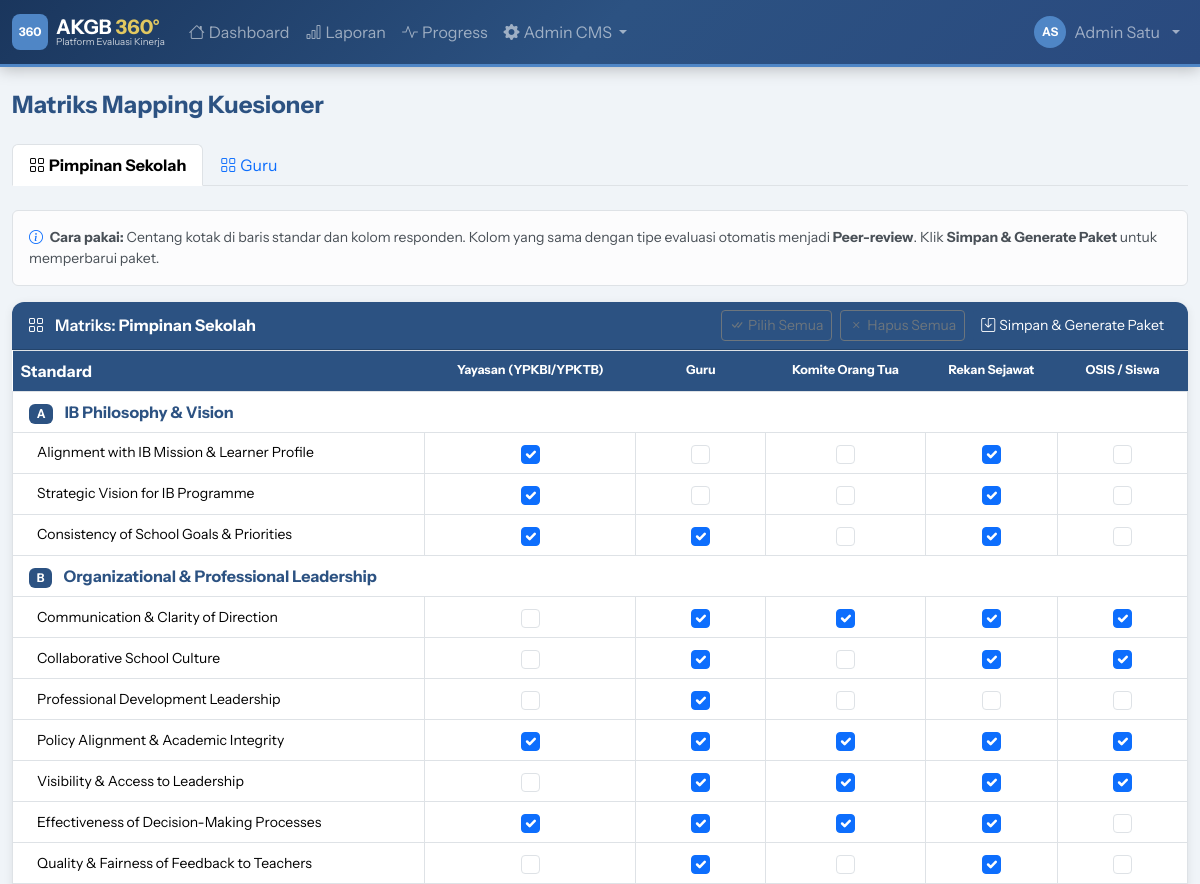
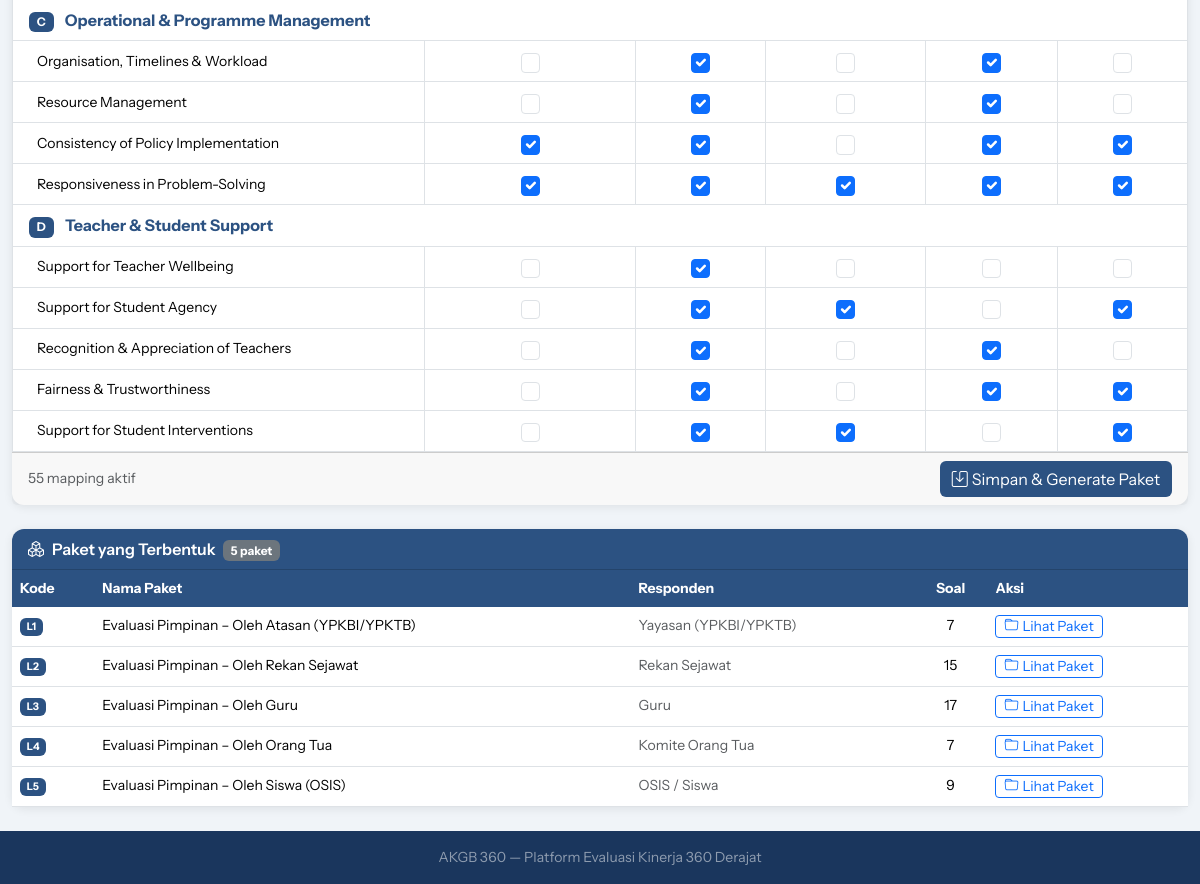
/demo/admin/matrix.php (signed in), run on an earlier commit of the app's database (2 pictures, top to bottom).
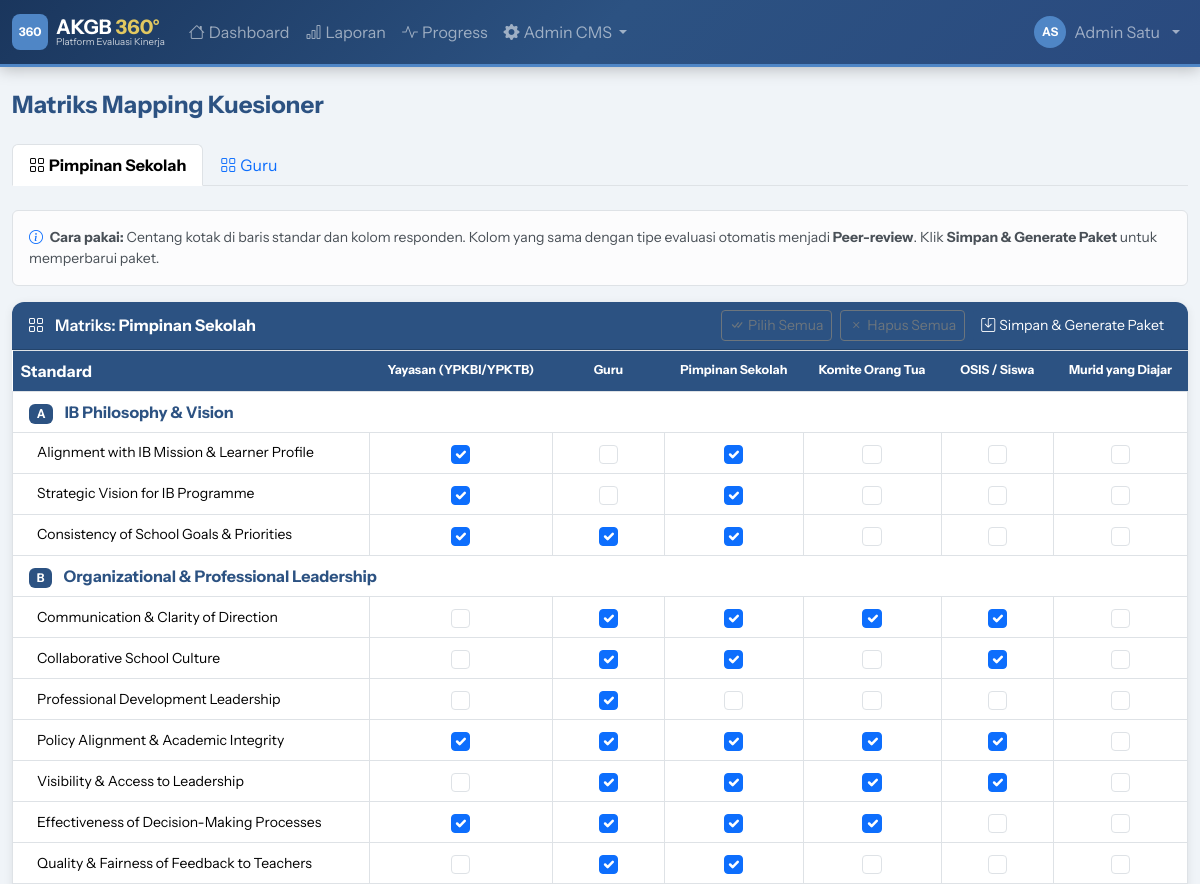
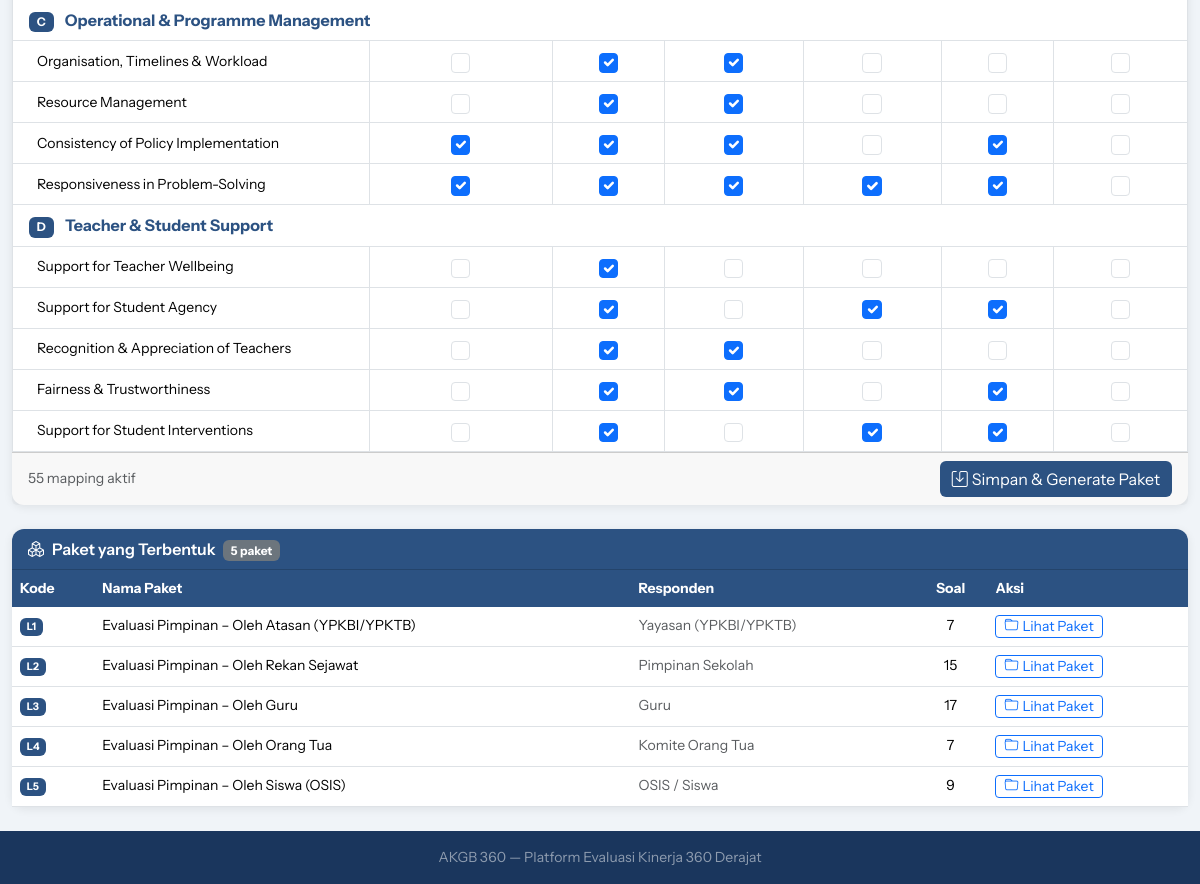
And on a later commit of the database (2 pictures, top to bottom).
### tables this page shows
CREATE TABLE `packages` (
  `id` int NOT NULL AUTO_INCREMENT,
  `code` varchar(20) NOT NULL,
  `name` varchar(200) NOT NULL,
  `eval_type_id` int NOT NULL,
  `period_id` int DEFAULT NULL COMMENT 'NULL = template global, ada nilai = terikat periode',
  `respondent_type` varchar(50) NOT NULL,
  `description` text,
  `is_self_reflection` tinyint(1) DEFAULT '0',
  PRIMARY KEY (`id`),
  KEY `eval_type_id` (`eval_type_id`),
  KEY `period_id` (`period_id`),
  CONSTRAINT `packages_ibfk_1` FOREIGN KEY (`eval_type_id`) REFERENCES `eval_types` (`id`),
  CONSTRAINT `packages_ibfk_2` FOREIGN KEY (`period_id`) REFERENCES `eval_periods` (`id`) ON DELETE SET NULL
);

### public_html/demo/includes/db.php (called while the page is built, shortened)
<?php
class Database {
    private static ?PDO $instance = null;
    public static function getInstance(): PDO {
        if (self::$instance === null) {
            $dsn = "mysql:host=" . DB_HOST . ";dbname=" . DB_NAME . ";charset=" . DB_CHARSET;
            $options = [
                PDO::ATTR_ERRMODE            => PDO::ERRMODE_EXCEPTION,
                PDO::ATTR_DEFAULT_FETCH_MODE => PDO::FETCH_ASSOC,
                PDO::ATTR_EMULATE_PREPARES   => false,
            ];
            try {
                self::$instance = new PDO($dsn, DB_USER, DB_PASS, $options);
            } catch (PDOException $e) {
                die(json_encode(['error' => 'Database connection failed: ' . $e->getMessage()]));
            }
        }
        return self::$instance;
    }
    public static function query(string $sql, array $params = []): PDOStatement {
        $stmt = self::getInstance()->prepare($sql);
        $stmt->execute($params);
        return $stmt;
    }
    public static function fetchAll(string $sql, array $params = []): array {
        return self::query($sql, $params)->fetchAll();
    }
}

### public_html/demo/includes/functions.php (called while the page is built, shortened)
<?php
function h(string $s = ''): string {
    return htmlspecialchars($s, ENT_QUOTES, 'UTF-8');
}
function respondentLabel(string $type): string {
    return match($type) {
        'atasan'        => 'Yayasan (YPKBI/YPKTB)',
        'leader'        => 'Pimpinan Sekolah',
        'peer'          => 'Rekan Sejawat',
        'guru'          => 'Guru',
        'teacher'       => 'Rekan Sejawat (Guru)',
        'ortu'          => 'Komite Orang Tua',
        'siswa'         => 'OSIS / Siswa',
        'student_class' => 'Murid yang Diajar',
        'self'          => 'Refleksi Mandiri',
        default         => ucfirst($type),
    };
}

### public_html/demo/admin/matrix.php (the view, shortened to what the changed rows need)
<?php
require_once __DIR__ . '/../includes/db.php';
require_once __DIR__ . '/../includes/functions.php';
require_once __DIR__ . '/../includes/layout.php';
$tab = $_GET['tab'] ?? '';
$evalTypes = Database::fetchAll("SELECT * FROM eval_types ORDER BY id");
if (!$tab && !empty($evalTypes)) $tab = $evalTypes[0]['code'];
$currentEt = null;
foreach ($evalTypes as $et) {
    if ($et['code'] === $tab) { $currentEt = $et; break; }
}
$allRespondentTypes = [];
if ($currentEt) {
    $rtRows = Database::fetchAll("
        SELECT DISTINCT srm.respondent_type
        FROM standard_respondent_mapping srm
        JOIN standards s ON s.id = srm.standard_id
        JOIN domains d ON d.id = s.domain_id
        WHERE d.eval_type_id = ? AND srm.period_id IS NULL
        ORDER BY srm.respondent_type
    ", [$currentEt['id']]);
    foreach ($rtRows as $r) {
        $allRespondentTypes[$r['respondent_type']] = respondentLabel($r['respondent_type']);
    }
}
$existingMap = [];
$domains     = [];
if ($currentEt) {
    $mappings = Database::fetchAll("
        SELECT srm.standard_id, srm.respondent_type
        FROM standard_respondent_mapping srm
        JOIN standards s ON srm.standard_id = s.id
        JOIN domains d ON s.domain_id = d.id
        WHERE d.eval_type_id = ? AND srm.is_active = 1 AND srm.period_id IS NULL
    ", [$currentEt['id']]);
    foreach ($mappings as $m) {
        $displayType = $m['respondent_type'];
        $existingMap[$m['standard_id']][$displayType] = true;
    }
    $rows = Database::fetchAll("
        SELECT s.id as s_id, s.name as s_name,
               d.id as d_id, d.name as d_name, d.code as d_code, d.order_num as d_order
        FROM standards s
        JOIN domains d ON s.domain_id = d.id
        WHERE d.eval_type_id = ?
        ORDER BY d.order_num, d.id, s.order_num, s.id
    ", [$currentEt['id']]);
    foreach ($rows as $r) {
        $did = $r['d_id'];
        if (!isset($domains[$did])) {
            $domains[$did] = ['name'=>$r['d_name'],'code'=>$r['d_code'],'standards'=>[]];
        }
        $domains[$did]['standards'][$r['s_id']] = $r['s_name'];
    }
}
ob_start(); ?>
<?php if (!$currentEt || empty($domains)): ?>
<div class="card">
  <div class="card-body text-center py-5 text-muted">
    <i class="bi bi-grid display-4 mb-3 d-block"></i>
    <p>Belum ada standard untuk tipe ini.</p>
    <a href="<?= APP_URL ?>/admin/foundation.php?tab=standards" class="btn btn-navy">
      Tambah Standard →
    </a>
  </div>
</div>
<?php else: ?>
<form method="POST">
  <div class="card">
    <div class="card-body p-0">
      <div class="table-responsive">
        <table class="table table-bordered mb-0" id="matrixTable">
          <thead>
            <tr style="background:var(--ktb-navy);color:white">
              <th style="min-width:260px;vertical-align:middle">Standard</th>
              <?php foreach ($allRespondentTypes as $rType => $rLabel):
              ?>
              <th class="text-center" style="min-width:100px;vertical-align:middle;font-size:.78rem">
                <?= h($rLabel) ?>
              </th>
              <?php endforeach; ?>
            </tr>
          </thead>
          <tbody>
            <?php foreach ($domains as $did => $domain): ?>
            <tr style="background:#eef1fa">
              <td colspan="<?= count($allRespondentTypes)+1 ?>" class="py-2 px-3">
                <span class="badge me-2" style="background:var(--ktb-navy)">
                  <?= h($domain['code']??'—') ?>
                </span>
                <strong class="text-navy"><?= h($domain['name']) ?></strong>
              </td>
            </tr>
            <?php foreach ($domain['standards'] as $sid => $sName): ?>
            <tr class="standard-row">
              <td class="ps-4 small" style="vertical-align:middle"><?= h($sName) ?></td>
              <?php foreach ($allRespondentTypes as $rType => $rLabel): ?>
              <td class="text-center" style="vertical-align:middle">
                <div class="form-check d-flex justify-content-center mb-0">
                  <input type="checkbox"
                    class="form-check-input matrix-cb"
                    name="mapping[<?= $sid ?>][<?= $rType ?>]"
                    value="1"
                    style="width:1.2em;height:1.2em;cursor:pointer"
                    <?= !empty($existingMap[$sid][$rType]) ? 'checked' : '' ?>>
                </div>
              </td>
              <?php endforeach; ?>
            </tr>
            <?php endforeach; ?>
            <?php endforeach; ?>
          </tbody>
        </table>
      </div>
    </div>
  </div>
</form>
<?php
$existingPkgs = Database::fetchAll("
    SELECT p.*, COUNT(pq.id) as q_count
    FROM packages p
    LEFT JOIN package_questions pq ON pq.package_id = p.id
    WHERE p.eval_type_id = ? AND p.is_self_reflection = 0 AND p.period_id IS NULL
    GROUP BY p.id
    ORDER BY p.id
", [$currentEt['id']]);
?>
<?php if (!empty($existingPkgs)): ?>
<div class="card mt-4">
  <div class="card-body p-0">
    <table class="table table-hover mb-0 small">
      <thead><tr>
        <th>Kode</th>
        <th>Nama Paket</th>
        <th>Responden</th>
        <th class="text-center">Soal</th>
        <th>Aksi</th>
      </tr></thead>
      <tbody>
        <?php foreach ($existingPkgs as $pkg): ?>
        <tr>
          <td><span class="badge badge-navy"><?= h($pkg['code']) ?></span></td>
          <td><?= h($pkg['name']) ?></td>
          <td class="text-muted"><?= h(respondentLabel($pkg['respondent_type'])) ?></td>
          <td class="text-center"><?= $pkg['q_count'] ?></td>
          <td>
            <a href="<?= APP_URL ?>/admin/questions_packages.php?pkg=<?= $pkg['id'] ?>&et=<?= urlencode($tab) ?>"
               class="btn btn-sm btn-outline-primary py-0 px-2">
              <i class="bi bi-folder me-1"></i>Lihat Paket
            </a>
          </td>
        </tr>
        <?php endforeach; ?>
      </tbody>
    </table>
  </div>
</div>
<?php endif; ?>
<?php endif; ?>

What changed in the data, as far as the page shows it:
changed packages "Evaluasi Pimpinan – Oleh Rekan Sejawat": respondent_type "Rekan Sejawat" → "Pimpinan Sekolah"
Also different on the page:
new list line: "Pimpinan Sekolah"
new list line: "Murid yang Diajar"
list line gone: "Rekan Sejawat"
